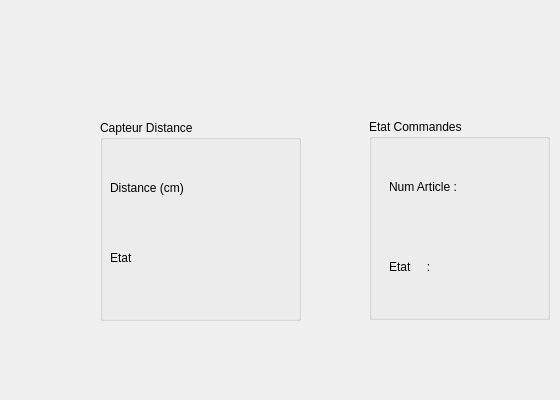
   <widget class="QWidget" name="tab">
    <attribute name="title">
     <string>Sécurité</string>
    </attribute>
    <widget class="QGroupBox" name="groupBox">
     <property name="geometry">
      <rect>
       <x>100</x>
       <y>120</y>
       <width>201</width>
       <height>201</height>
      </rect>
     </property>
     <property name="title">
      <string>Capteur Distance</string>
     </property>
     <widget class="QLabel" name="label_9">
      <property name="geometry">
       <rect>
        <x>10</x>
        <y>60</y>
        <width>81</width>
        <height>16</height>
       </rect>
      </property>
      <property name="text">
       <string>Distance (cm)</string>
      </property>
     </widget>
     <widget class="QLabel" name="label_10">
      <property name="geometry">
       <rect>
        <x>10</x>
        <y>130</y>
        <width>56</width>
        <height>16</height>
       </rect>
      </property>
      <property name="text">
       <string>Etat</string>
      </property>
     </widget>
     <widget class="QLabel" name="distance">
      <property name="geometry">
       <rect>
        <x>120</x>
        <y>60</y>
        <width>56</width>
        <height>16</height>
       </rect>
      </property>
      <property name="text">
       <string/>
      </property>
     </widget>
     <widget class="QLabel" name="etat">
      <property name="geometry">
       <rect>
        <x>80</x>
        <y>130</y>
        <width>111</width>
        <height>20</height>
       </rect>
      </property>
      <property name="text">
       <string/>
      </property>
     </widget>
     <widget class="QGroupBox" name="groupBox_2">
      <property name="geometry">
       <rect>
        <x>250</x>
        <y>0</y>
        <width>201</width>
        <height>201</height>
       </rect>
      </property>
      <property name="title">
       <string>Capteur Distance</string>
      </property>
      <widget class="QLabel" name="label_11">
       <property name="geometry">
        <rect>
         <x>10</x>
         <y>60</y>
         <width>81</width>
         <height>16</height>
        </rect>
       </property>
       <property name="text">
        <string>Distance (cm)</string>
       </property>
      </widget>
      <widget class="QLabel" name="label_12">
       <property name="geometry">
        <rect>
         <x>10</x>
         <y>130</y>
         <width>56</width>
         <height>16</height>
        </rect>
       </property>
       <property name="text">
        <string>Etat</string>
       </property>
      </widget>
      <widget class="QLabel" name="distance_2">
       <property name="geometry">
        <rect>
         <x>120</x>
         <y>60</y>
         <width>56</width>
         <height>16</height>
        </rect>
       </property>
       <property name="text">
        <string/>
       </property>
      </widget>
      <widget class="QLabel" name="etat_2">
       <property name="geometry">
        <rect>
         <x>80</x>
         <y>130</y>
         <width>111</width>
         <height>20</height>
        </rect>
       </property>
       <property name="text">
        <string/>
       </property>
      </widget>
     </widget>
    </widget>
    <widget class="QGroupBox" name="groupBox_3">
     <property name="geometry">
      <rect>
       <x>369</x>
       <y>119</y>
       <width>181</width>
       <height>201</height>
      </rect>
     </property>
     <property name="title">
      <string>Etat Commandes</string>
     </property>
     <widget class="QLabel" name="label_14">
      <property name="geometry">
       <rect>
        <x>20</x>
        <y>60</y>
        <width>81</width>
        <height>16</height>
       </rect>
      </property>
      <property name="text">
       <string>Num Article :</string>
      </property>
     </widget>
     <widget class="QLabel" name="label_15">
      <property name="geometry">
       <rect>
        <x>20</x>
        <y>140</y>
        <width>56</width>
        <height>16</height>
       </rect>
      </property>
      <property name="text">
       <string>Etat     :</string>
      </property>
     </widget>
     <widget class="QLabel" name="NumArticle">
      <property name="geometry">
       <rect>
        <x>95</x>
        <y>60</y>
        <width>71</width>
        <height>31</height>
       </rect>
      </property>
      <property name="text">
       <string/>
      </property>
     </widget>
     <widget class="QLabel" name="EtatAticle">
      <property name="geometry">
       <rect>
        <x>85</x>
        <y>140</y>
        <width>81</width>
        <height>20</height>
       </rect>
      </property>
      <property name="text">
       <string/>
      </property>
     </widget>
    </widget>
    <widget class="QLabel" name="label_info_securite">
     <property name="geometry">
      <rect>
       <x>130</x>
       <y>350</y>
       <width>421</width>
       <height>41</height>
      </rect>
     </property>
     <property name="text">
      <string/>
     </property>
    </widget>
   </widget>
